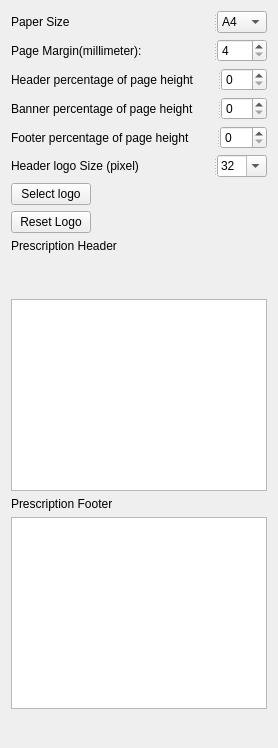
           <widget class="QWidget" name="printDrugsAdvancedTab">
            <attribute name="title">
             <string>Advanced</string>
            </attribute>
            <layout class="QVBoxLayout" name="verticalLayout">
             <item>
              <widget class="QSplitter" name="splitter">
               <property name="orientation">
                <enum>Qt::Horizontal</enum>
               </property>
               <widget class="QLabel" name="label_3">
                <property name="sizePolicy">
                 <sizepolicy hsizetype="MinimumExpanding" vsizetype="Preferred">
                  <horstretch>0</horstretch>
                  <verstretch>0</verstretch>
                 </sizepolicy>
                </property>
                <property name="text">
                 <string>Paper Size</string>
                </property>
               </widget>
               <widget class="QComboBox" name="paperSizeId">
                <property name="sizePolicy">
                 <sizepolicy hsizetype="Fixed" vsizetype="Fixed">
                  <horstretch>0</horstretch>
                  <verstretch>0</verstretch>
                 </sizepolicy>
                </property>
                <property name="maximumSize">
                 <size>
                  <width>50</width>
                  <height>16777215</height>
                 </size>
                </property>
                <property name="currentText">
                 <string>A4</string>
                </property>
                <item>
                 <property name="text">
                  <string>A4</string>
                 </property>
                </item>
                <item>
                 <property name="text">
                  <string>A5</string>
                 </property>
                </item>
                <item>
                 <property name="text">
                  <string>A6</string>
                 </property>
                </item>
               </widget>
              </widget>
             </item>
             <item>
              <widget class="QSplitter" name="splitter_2">
               <property name="orientation">
                <enum>Qt::Horizontal</enum>
               </property>
               <widget class="QLabel" name="label">
                <property name="text">
                 <string>Page Margin(millimeter):</string>
                </property>
               </widget>
               <widget class="QSpinBox" name="pageMargin">
                <property name="minimumSize">
                 <size>
                  <width>50</width>
                  <height>0</height>
                 </size>
                </property>
                <property name="maximumSize">
                 <size>
                  <width>50</width>
                  <height>16777215</height>
                 </size>
                </property>
                <property name="toolTip">
                 <string>&lt;html&gt;&lt;head/&gt;&lt;body&gt;&lt;p&gt;INCH&lt;/p&gt;&lt;/body&gt;&lt;/html&gt;</string>
                </property>
                <property name="locale">
                 <locale language="English" country="UnitedStates"/>
                </property>
                <property name="minimum">
                 <number>4</number>
                </property>
                <property name="maximum">
                 <number>25</number>
                </property>
               </widget>
              </widget>
             </item>
             <item>
              <widget class="QSplitter" name="splitter_6">
               <property name="orientation">
                <enum>Qt::Horizontal</enum>
               </property>
               <widget class="QLabel" name="label_4">
                <property name="text">
                 <string>Header percentage of page height</string>
                </property>
               </widget>
               <widget class="QSpinBox" name="headerHeightPercent">
                <property name="maximumSize">
                 <size>
                  <width>50</width>
                  <height>16777215</height>
                 </size>
                </property>
                <property name="maximum">
                 <number>25</number>
                </property>
               </widget>
              </widget>
             </item>
             <item>
              <widget class="QSplitter" name="splitter_5">
               <property name="orientation">
                <enum>Qt::Horizontal</enum>
               </property>
               <widget class="QLabel" name="label_5">
                <property name="text">
                 <string>Banner percentage of page height</string>
                </property>
               </widget>
               <widget class="QSpinBox" name="bannerHeightPercent">
                <property name="maximumSize">
                 <size>
                  <width>50</width>
                  <height>16777215</height>
                 </size>
                </property>
                <property name="maximum">
                 <number>25</number>
                </property>
               </widget>
              </widget>
             </item>
             <item>
              <widget class="QSplitter" name="splitter_4">
               <property name="orientation">
                <enum>Qt::Horizontal</enum>
               </property>
               <widget class="QLabel" name="label_6">
                <property name="text">
                 <string>Footer percentage of page height</string>
                </property>
               </widget>
               <widget class="QSpinBox" name="footerHeightPercent">
                <property name="maximumSize">
                 <size>
                  <width>50</width>
                  <height>16777215</height>
                 </size>
                </property>
                <property name="maximum">
                 <number>25</number>
                </property>
               </widget>
              </widget>
             </item>
             <item>
              <widget class="QSplitter" name="splitter_7">
               <property name="orientation">
                <enum>Qt::Horizontal</enum>
               </property>
               <widget class="QLabel" name="label_33">
                <property name="sizePolicy">
                 <sizepolicy hsizetype="MinimumExpanding" vsizetype="Preferred">
                  <horstretch>0</horstretch>
                  <verstretch>0</verstretch>
                 </sizepolicy>
                </property>
                <property name="text">
                 <string>Header logo Size (pixel)</string>
                </property>
               </widget>
               <widget class="QComboBox" name="logoSize">
                <property name="sizePolicy">
                 <sizepolicy hsizetype="Fixed" vsizetype="Fixed">
                  <horstretch>0</horstretch>
                  <verstretch>0</verstretch>
                 </sizepolicy>
                </property>
                <property name="minimumSize">
                 <size>
                  <width>50</width>
                  <height>0</height>
                 </size>
                </property>
                <property name="maximumSize">
                 <size>
                  <width>50</width>
                  <height>16777215</height>
                 </size>
                </property>
                <property name="editable">
                 <bool>true</bool>
                </property>
                <item>
                 <property name="text">
                  <string>32</string>
                 </property>
                </item>
                <item>
                 <property name="text">
                  <string>48</string>
                 </property>
                </item>
                <item>
                 <property name="text">
                  <string>64</string>
                 </property>
                </item>
                <item>
                 <property name="text">
                  <string>72</string>
                 </property>
                </item>
                <item>
                 <property name="text">
                  <string>96</string>
                 </property>
                </item>
                <item>
                 <property name="text">
                  <string>128</string>
                 </property>
                </item>
                <item>
                 <property name="text">
                  <string>192</string>
                 </property>
                </item>
                <item>
                 <property name="text">
                  <string>256</string>
                 </property>
                </item>
               </widget>
              </widget>
             </item>
             <item>
              <layout class="QGridLayout" name="gridLayout_2">
               <item row="0" column="0">
                <widget class="QPushButton" name="setLogo">
                 <property name="text">
                  <string>Select logo</string>
                 </property>
                </widget>
               </item>
               <item row="1" column="0">
                <widget class="QPushButton" name="resetLogo">
                 <property name="text">
                  <string>Reset Logo</string>
                 </property>
                </widget>
               </item>
               <item row="0" column="2" rowspan="2">
                <widget class="QLabel" name="logoPreview">
                 <property name="maximumSize">
                  <size>
                   <width>72</width>
                   <height>72</height>
                  </size>
                 </property>
                 <property name="text">
                  <string/>
                 </property>
                 <property name="pixmap">
                  <pixmap>:/Graphics/Graphics/logo.jpg</pixmap>
                 </property>
                 <property name="scaledContents">
                  <bool>true</bool>
                 </property>
                </widget>
               </item>
               <item row="0" column="1">
                <spacer name="horizontalSpacer_2">
                 <property name="orientation">
                  <enum>Qt::Horizontal</enum>
                 </property>
                 <property name="sizeHint" stdset="0">
                  <size>
                   <width>40</width>
                   <height>20</height>
                  </size>
                 </property>
                </spacer>
               </item>
              </layout>
             </item>
             <item>
              <widget class="QLabel" name="label_9">
               <property name="text">
                <string>Prescription Header</string>
               </property>
              </widget>
             </item>
             <item>
              <spacer name="verticalSpacer_3">
               <property name="orientation">
                <enum>Qt::Vertical</enum>
               </property>
               <property name="sizeHint" stdset="0">
                <size>
                 <width>20</width>
                 <height>40</height>
                </size>
               </property>
              </spacer>
             </item>
             <item>
              <widget class="TextEdit" name="Header"/>
             </item>
             <item>
              <widget class="QLabel" name="label_8">
               <property name="text">
                <string>Prescription Footer</string>
               </property>
              </widget>
             </item>
             <item>
              <widget class="TextEdit" name="Footer"/>
             </item>
             <item>
              <spacer name="verticalSpacer_2">
               <property name="orientation">
                <enum>Qt::Vertical</enum>
               </property>
               <property name="sizeHint" stdset="0">
                <size>
                 <width>20</width>
                 <height>28</height>
                </size>
               </property>
              </spacer>
             </item>
            </layout>
           </widget>
